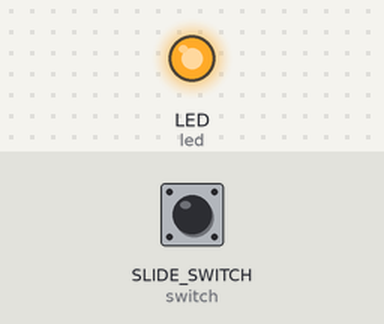
A program run on a simulated CircuitPython board. On the bench: output pins drawn as LEDs (lit = HIGH). The test bench sets the inputs (shaded band); at power-on: SLIDE_SWITCH (switch) HIGH.

Above: at 1.2 s.
1.3 s: SLIDE_SWITCH (switch) pulled LOW for 0.15 s
At 1.37 s:
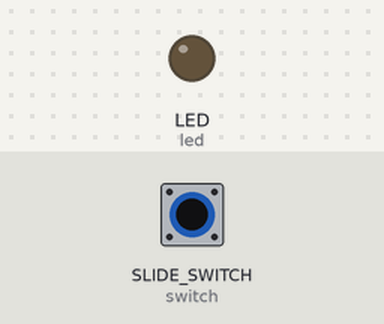
2.9 s: SLIDE_SWITCH (switch) pulled LOW for 3.2 s
At 6.5 s:
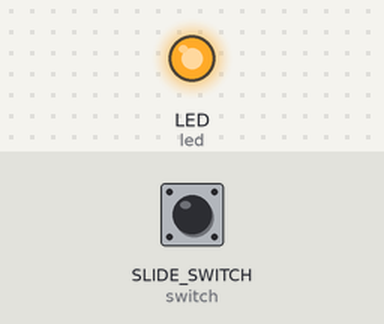
Timing chart, 0 to 8.0 s (numbered marks = the images above; inputs shaded):
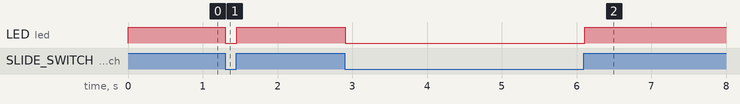

The program:

led+switch.py
```python
import time
import board
from digitalio import DigitalInOut, Direction, Pull

led = DigitalInOut(board.LED)  # Alternative -> D13
led.direction = Direction.OUTPUT

switch = DigitalInOut(board.SLIDE_SWITCH)
switch.direction = Direction.INPUT
switch.pull = Pull.UP

while True:
    led.value = switch.value
    time.sleep(.01) # debounce delay
```

Measured:
- after the input at 1.3 s, LED (led): HIGH → LOW at once, → HIGH 0.15 s later
- after the input at 2.9 s, LED (led): HIGH → LOW at once, → HIGH 3.2 s later
